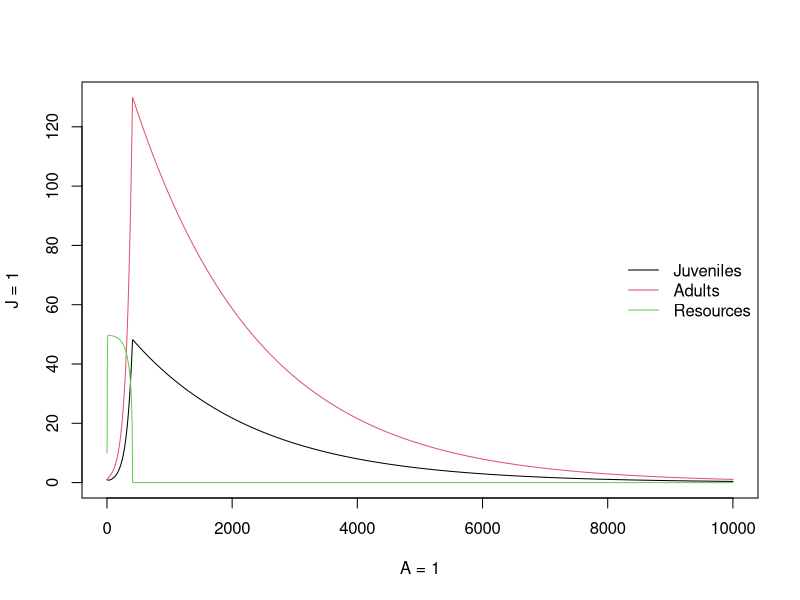
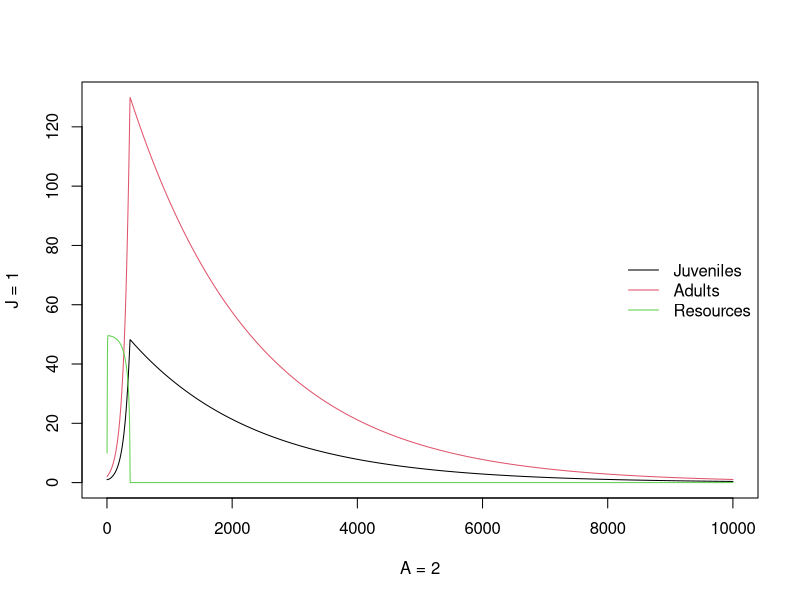
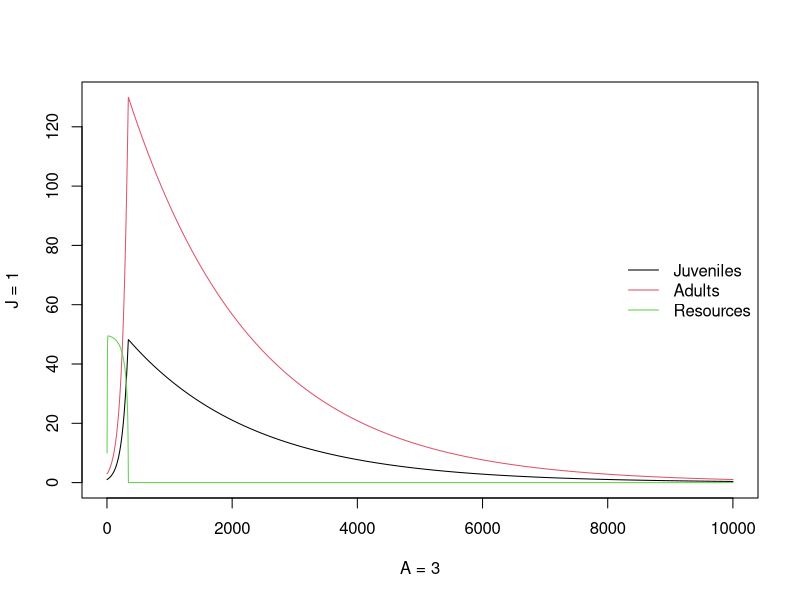
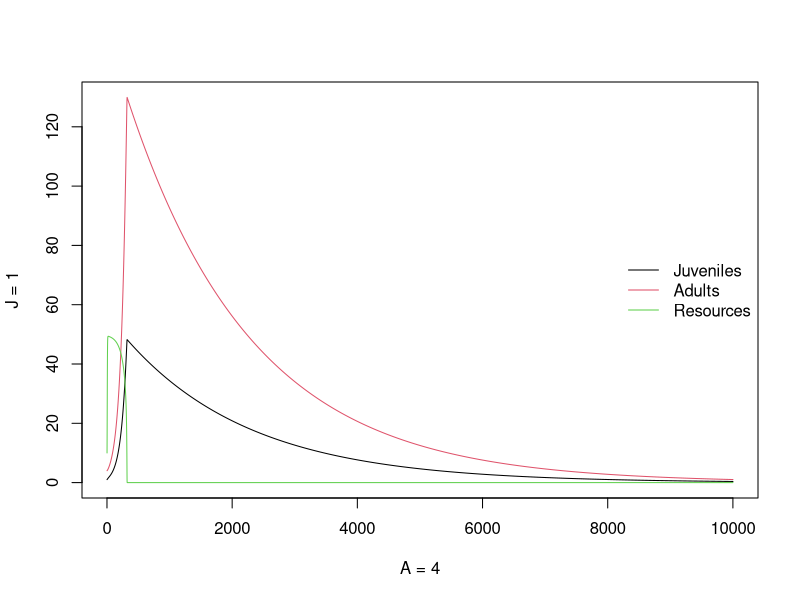
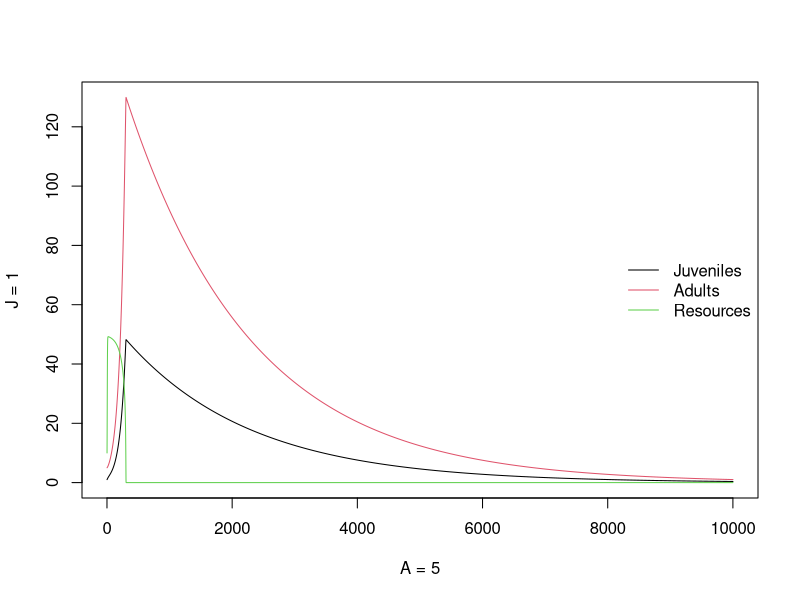
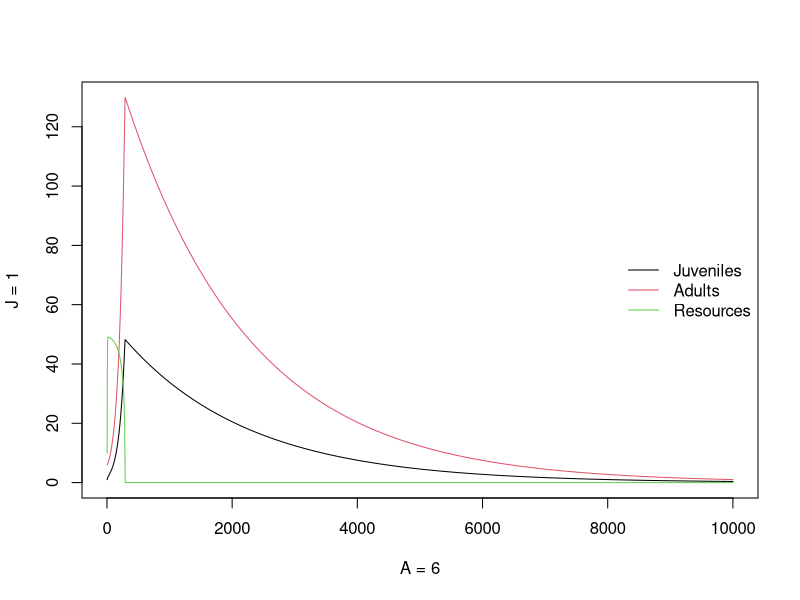
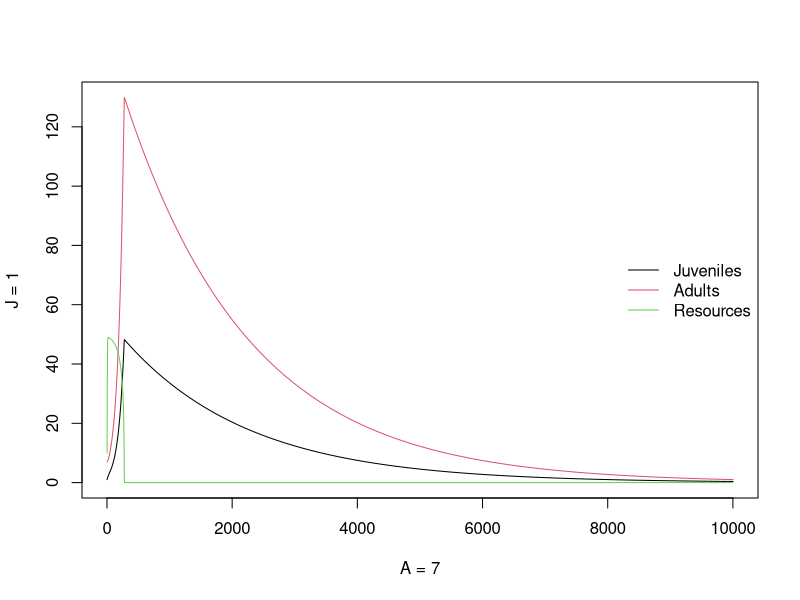
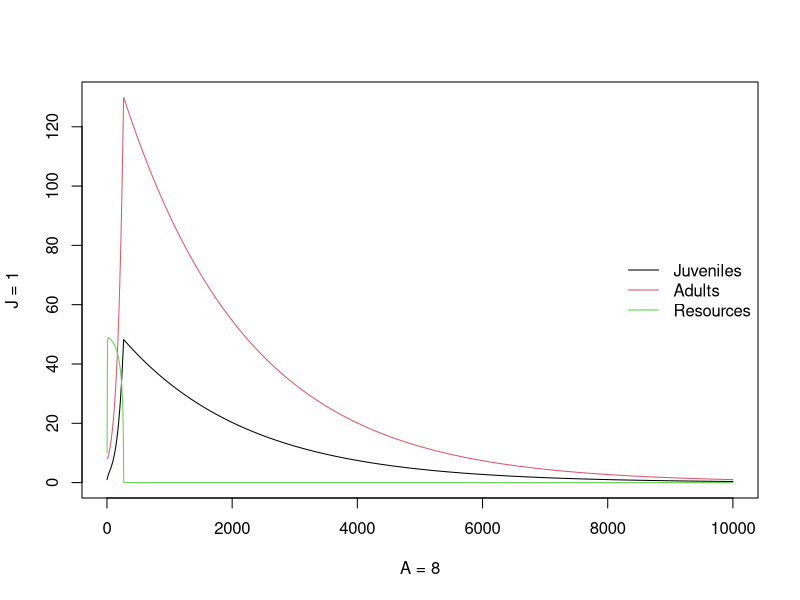

The R source for these figures, in order:

library(deSolve)

#### RUNTIME ###################################################################

# start timing script
start <- proc.time()

#### PARAMETERS ################################################################

# z: adult to juvenile size ratio
z<-0.02
# p: adult modifier on production of juveniles
# can use to modify stage structure, seems like it needs to be <1
p<-0.06
# sig: conversion efficiency of resource to useful energy for fish
sig<-0.75
# M: maximum ingestion rate
# make mass specific?
M<-0.5
# H: handling time
# speed at which fish can eat resources, smaller is faster
H<-3
# uJ: juvenile mortality
uJ<-0.005
# uA: adult mortality
uA<-0.005
# uR: resource mortality
# will be useful when we add temp dependence
uR<-0.005
# t: costs of maintaining somatic growth/turnover
# i.e. base level of resource intake you must exceed to mature/reproduce
t<-0.01
# r: resource growth rate
r<-5
# K: resource carrying capacity
K<-50
# B: adult reproductive rate
B<-0.5

# have to tell desolve which parameters to care about
parms<-c(z=z, p=p, sig=sig, M=M, H=H, uJ=uJ, uA=uA, uR=uR, t=t, r=r, K=K, B=B)

#### ODE FUNCTIONS #############################################################

# ca: functional response for adults
# cj: functional response for juveniles
# mj: juvenile maturation rate
# ra: reproduction per adult
# uA: mortality rate for adults
# uJ: mortality rate for uveniles

BaseStage<-function(t,y,p){
	{
		J<-y[1]
		A<-y[2]
		R<-y[3]
	}
	with(as.list(p),{
		ca<-M*(R/(H+R))
		cj<-M*(R/(H+R))
		ifelse(((sig*cj)-t)<0, mj<-0, mj<-(((sig*cj)-t)-uJ)/(1-z^(1-(uJ/((sig*cj)-t)))))
		ifelse(((sig*ca)-t)<0, ra<-0, ra<-((sig*ca)-t)*B)
		
		dJ.dt<- ra*A -mj*J - uJ*J
		
		dA.dt<- mj*J - uA*A - ra*p*A
		
		dR.dt<- r*R*(1-(R/K)) - cj*J - ca*A - uR*R
		
        return(list(c(dJ.dt,dA.dt,dR.dt)))
	})
}

#### SIMULATION ################################################################

# duration of simulation
end.time<-1000

# define how time works for simulation
days<-(seq(0,end.time,by=0.1))

# create loop to change initial value of J
for (j in 1:10) {
    # create loop to change initial value of A
    for (a in 1:10) {
        # state variable initial conditions
        J<-j
        A<-a
        R<-10
        y <- c(J,A,R)
        names(y) <- c("Juveniles", "Adults", "Resources")
        
        # run desolve to simulate the model through time (days)
        BS.out<-data.frame(ode(y=y,time=days,func=BaseStage, parms=parms))
        
        # plot juveniles, adults, and resources
        # x-axis label is initial A value
        # y-axis label is initial J value
        matplot(BS.out[,2:4],type="l",lty=1,pch=0.5,col=1:3,
                xlab=paste0("A = ", A), ylab=paste0("J = ", J))
        legend('right', names(y), lty=1,col=1:3, bty = "n")
    }
}

#### RUNTIME ###################################################################

# stop timing script
end <- proc.time()
# print elapsed time
print(end[3]-start[3])
